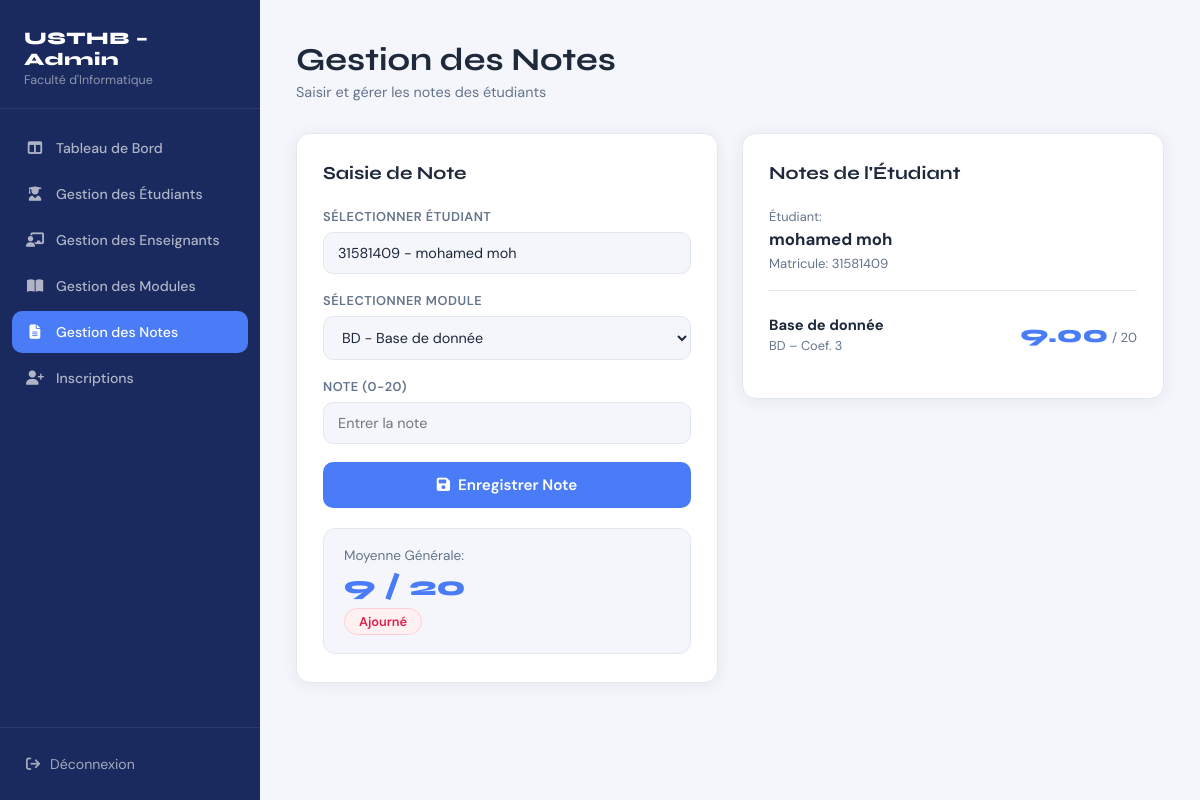
The app's page /Notes.php?student_id=14, older data.
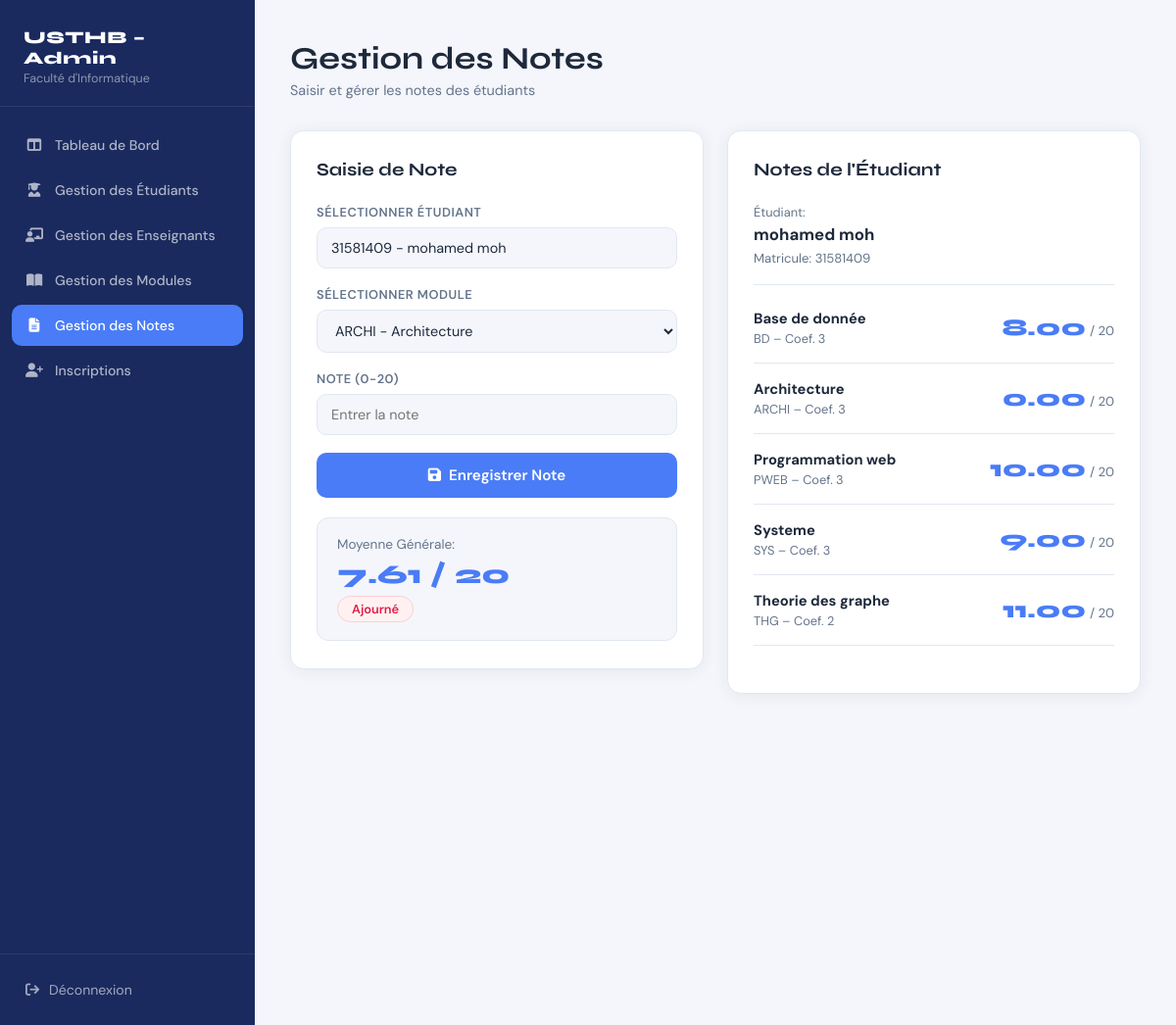
The same page, newer data.
### tables this page shows
CREATE TABLE `grades` (
  `id` int(11) NOT NULL,
  `student_id` int(11) NOT NULL,
  `module_id` int(11) NOT NULL,
  `grade` float NOT NULL CHECK (`grade` >= 0 and `grade` <= 20)
);

CREATE TABLE `modules` (
  `id` int(11) NOT NULL,
  `code` varchar(255) NOT NULL,
  `name` varchar(255) NOT NULL,
  `coefficient` int(11) NOT NULL DEFAULT 1,
  `teacher_id` int(11) DEFAULT NULL,
  `lvl` int(11) NOT NULL DEFAULT 1
);

### Notes.php (the view, shortened to what the changed rows need)
<?php
    $db_server = "localhost";
    $db_user   = "root";
    $db_pass   = "";
    $db_name   = "Usthb_app";
    $conn = mysqli_connect($db_server, $db_user, $db_pass, $db_name);
    $selectedStudent = null;
    $studentGrades   = [];
    $modules         = [];
    $moyenne         = null;
    $statut          = null;
    $selectedId = isset($_GET['student_id']) ? intval($_GET['student_id']) : null;
    if($selectedId){
        $r = mysqli_query($conn, "SELECT id, matricule, family_name, surname, lvl FROM Students WHERE id=$selectedId");
        $selectedStudent = mysqli_fetch_assoc($r);
        $studentLvl = $selectedStudent['lvl'];
        $queryModules = "SELECT id, code, `name`, coefficient FROM Modules WHERE lvl=$studentLvl ORDER BY `name` ASC";
        $resultModules = mysqli_query($conn, $queryModules);
        while($m = mysqli_fetch_assoc($resultModules)) $modules[] = $m;
        $queryGrades = "SELECT g.module_id, g.grade, m.code, m.`name`, m.coefficient
                        FROM Grades g JOIN Modules m ON g.module_id = m.id
                        WHERE g.student_id = $selectedId";
        $resultGrades = mysqli_query($conn, $queryGrades);
        while($g = mysqli_fetch_assoc($resultGrades)) $studentGrades[$g['module_id']] = $g;
        $totalWeight = 0; $weightedSum = 0;
        foreach($studentGrades as $g){
            $weightedSum += $g['grade'] * $g['coefficient'];
            $totalWeight += $g['coefficient'];
        }
        if($totalWeight > 0){
            $moyenne = round($weightedSum / $totalWeight, 2);
            $statut  = $moyenne >= 10 ? 'Admis' : 'Ajourné';
        }
    }
?>
<!DOCTYPE html>
<html lang="fr">
<head>
    <link rel="stylesheet" href="https://cdnjs.cloudflare.com/ajax/libs/font-awesome/6.5.0/css/all.min.css">
    <link rel="stylesheet" href="Notes.css">
</head>
<body>
<div class="layout">
    <aside class="sidebar">
        <div class="sidebar-brand">
            <h2>USTHB – Admin</h2>
        </div>
    </aside>
    <main class="main">
        <div class="page-header">
            <h1>Gestion des Notes</h1>
        </div>
        <div class="notes-grid">
            <div class="panel">
                <h2 class="panel-title">Saisie de Note</h2>
                <form method="POST" action="Notes.php">
                    <div class="form-group">
                        <label>Sélectionner Module</label>
                        <select name="module_id">
                            <?php foreach($modules as $m): ?>
                                <option value="<?= $m['id'] ?>"><?= htmlspecialchars($m['code'].' - '.$m['name']) ?></option>
                            <?php endforeach; ?>
                        </select>
                    </div>
                </form>
                <?php if($moyenne !== null): ?>
                <div class="moyenne-card">
                    <span class="moyenne-label">Moyenne Générale:</span>
                    <span class="moyenne-value"><?= $moyenne ?> / 20</span>
                    <span class="badge-statut <?= $statut === 'Admis' ? 'badge-admis' : 'badge-recale' ?>"><?= $statut ?></span>
                </div>
                <?php endif; ?>
            </div>
            <div class="panel">
                <h2 class="panel-title">Notes de l'Étudiant</h2>
                <?php if($selectedStudent): ?>
                    <div class="grades-list">
                        <?php if(count($studentGrades) > 0): ?>
                            <?php foreach($studentGrades as $g): ?>
                            <div class="grade-row">
                                <div class="grade-module-info">
                                    <strong><?= htmlspecialchars($g['name']) ?></strong>
                                    <span><?= htmlspecialchars($g['code']) ?> – Coef. <?= $g['coefficient'] ?></span>
                                </div>
                                <div class="grade-value-wrap">
                                    <span class="grade-value"><?= number_format($g['grade'], 2) ?></span>
                                    <span class="grade-max">/ 20</span>
                                </div>
                            </div>
                            <?php endforeach; ?>
                        <?php else: ?>
                            <p class="empty-msg">Aucune note enregistrée pour cet étudiant.</p>
                        <?php endif; ?>
                    </div>
                <?php else: ?>
                    <p class="empty-msg">Sélectionnez un étudiant pour voir ses notes.</p>
                <?php endif; ?>
            </div>
        </div>
    </main>
</div>
</body>
</html>

Row changes from the older to the newer data that the page shows:
changed grades "Base de donnée": grade "9.00" → "8.00"
added grades: module.name "Architecture", module.code "ARCHI", module.coefficient "3", grade "0.00"
added grades: module.name "Programmation web", module.code "PWEB", module.coefficient "3", grade "10.00"
added grades: module.name "Systeme", module.code "SYS", module.coefficient "3", grade "9.00"
added grades: module.name "Theorie des graphe", module.code "THG", module.coefficient "2", grade "11.00"
Text that changed along with them:
form field module_id: "BD - Base de donnée" → "ARCHI - Architecture"
$moyenne: "9" → "7.61"
